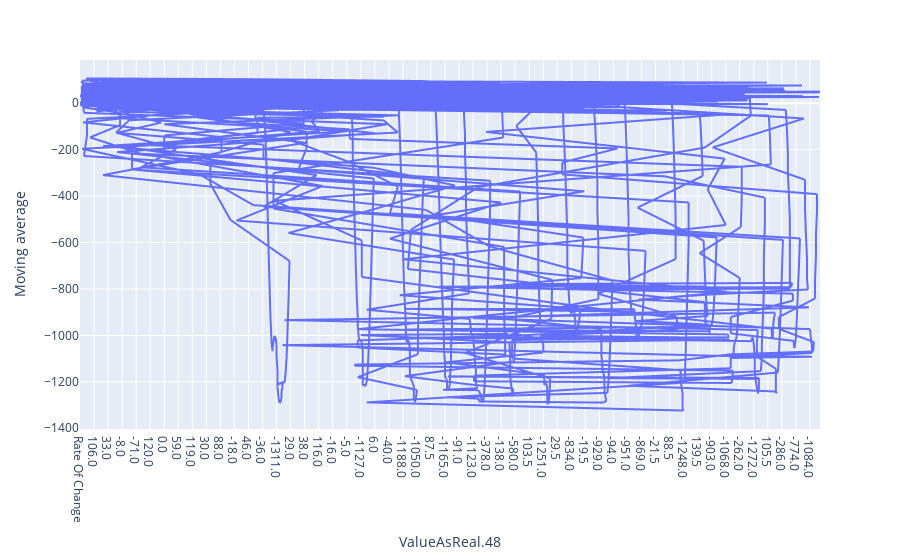

Write notebook code for a chart like this one.
### Code cell
fig = px.line(df, x="ValueAsReal.48", y="Moving average")
fig.show()

### Figure 1 — Plotly figure (JSON) as saved in the notebook; plotly's stock layout.template omitted (floating-point values rounded to 4 significant figures; data arrays with more than 128 entries replaced by an {"elided": "..."} marker saying what was removed)
{"data": [{"hovertemplate": "ValueAsReal.48=%{x}<br>Moving average=%{y}<extra></extra>", "legendgroup": "", "line": {"color": "#636efa", "dash": "solid"}, "marker": {"symbol": "circle"}, "mode": "lines", "name": "", "showlegend": false, "type": "scattergl", "x": {"elided": "10000 str values"}, "xaxis": "x", "y": {"elided": "10000 float values"}, "yaxis": "y"}], "layout": {"autosize": true, "legend": {"tracegroupgap": 0}, "margin": {"t": 60}, "xaxis": {"anchor": "y", "autorange": true, "domain": [0, 1], "range": [0, 738], "title": {"text": "ValueAsReal.48"}, "type": "category"}, "yaxis": {"anchor": "x", "autorange": true, "domain": [0, 1], "range": [-1403.0, 186.0], "title": {"text": "Moving average"}, "type": "linear"}}}
